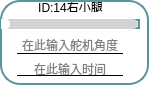
           <widget class="QFrame" name="frame_20">
            <property name="enabled">
             <bool>true</bool>
            </property>
            <property name="layoutDirection">
             <enum>Qt::LayoutDirection::RightToLeft</enum>
            </property>
            <property name="styleSheet">
             <string notr="true">* {
  background: white; /* 背景改为白色 */
  border: 2px solid #59969b; /* 使用与滑块一致的颜色 */
  border-radius: 20px;
}

</string>
            </property>
            <property name="frameShape">
             <enum>QFrame::Shape::StyledPanel</enum>
            </property>
            <property name="frameShadow">
             <enum>QFrame::Shadow::Raised</enum>
            </property>
            <widget class="QSlider" name="Slider_Servo14">
             <property name="geometry">
              <rect>
               <x>1</x>
               <y>19</y>
               <width>139</width>
               <height>10</height>
              </rect>
             </property>
             <property name="maximumSize">
              <size>
               <width>16777215</width>
               <height>10</height>
              </size>
             </property>
             <property name="layoutDirection">
              <enum>Qt::LayoutDirection::LeftToRight</enum>
             </property>
             <property name="styleSheet">
              <string notr="true">QSlider::groove:horizontal {
    border: none;
    height: 10px;
    background-color: lightgray;
    border-radius: 5px;
}

QSlider::handle:horizontal {
    width: 12px; /* 增大滑块的宽度 */
    margin: -1px 0px -1px -5px;
    border-radius: 6px; /* 也可以调整圆角半径以匹配滑块的大小 */
    background-color: white;
}

QSlider::sub-page:horizontal {
    background-color: qlineargradient(x1:0, y1:0, x2:1, y2:1, stop:0 #59969b, stop:1 #04e7fa);
    border-radius: 5px;
}
</string>
             </property>
             <property name="minimum">
              <number>0</number>
             </property>
             <property name="maximum">
              <number>240</number>
             </property>
             <property name="orientation">
              <enum>Qt::Orientation::Horizontal</enum>
             </property>
             <property name="invertedAppearance">
              <bool>false</bool>
             </property>
             <property name="tickPosition">
              <enum>QSlider::TickPosition::NoTicks</enum>
             </property>
             <property name="tickInterval">
              <number>1</number>
             </property>
            </widget>
            <widget class="QLineEdit" name="lineEdit_servo14">
             <property name="enabled">
              <bool>true</bool>
             </property>
             <property name="geometry">
              <rect>
               <x>17</x>
               <y>36</y>
               <width>106</width>
               <height>18</height>
              </rect>
             </property>
             <property name="maximumSize">
              <size>
               <width>120</width>
               <height>16777215</height>
              </size>
             </property>
             <property name="layoutDirection">
              <enum>Qt::LayoutDirection::LeftToRight</enum>
             </property>
             <property name="styleSheet">
              <string notr="true">QLineEdit {
            border-top: none;
            border-left: none;
            border-right: none;
            border-bottom: 1px solid black;
            background-color: transparent;
        }
        
        QLineEdit:focus {
            border-bottom: 1px solid #2a70f4;
        }</string>
             </property>
             <property name="alignment">
              <set>Qt::AlignmentFlag::AlignCenter</set>
             </property>
             <property name="placeholderText">
              <string>在此输入舵机角度</string>
             </property>
            </widget>
            <widget class="QLineEdit" name="lineEdit_time14">
             <property name="geometry">
              <rect>
               <x>17</x>
               <y>61</y>
               <width>106</width>
               <height>15</height>
              </rect>
             </property>
             <property name="maximumSize">
              <size>
               <width>120</width>
               <height>15</height>
              </size>
             </property>
             <property name="styleSheet">
              <string notr="true">QLineEdit {
            border-top: none;
            border-left: none;
            border-right: none;
            border-bottom: 1px solid black;
            background-color: transparent;
        }
        
        QLineEdit:focus {
            border-bottom: 1px solid #2a70f4;
        }</string>
             </property>
             <property name="alignment">
              <set>Qt::AlignmentFlag::AlignCenter</set>
             </property>
             <property name="dragEnabled">
              <bool>false</bool>
             </property>
             <property name="placeholderText">
              <string>在此输入时间</string>
             </property>
            </widget>
            <widget class="QLabel" name="label_id14">
             <property name="geometry">
              <rect>
               <x>1</x>
               <y>2</y>
               <width>139</width>
               <height>10</height>
              </rect>
             </property>
             <property name="minimumSize">
              <size>
               <width>0</width>
               <height>10</height>
              </size>
             </property>
             <property name="maximumSize">
              <size>
               <width>16777215</width>
               <height>10</height>
              </size>
             </property>
             <property name="styleSheet">
              <string notr="true">QLabel{border: none; /* 去掉控件的边框 */}
QLabel{background: none; /* 去掉控件的边框 */}</string>
             </property>
             <property name="text">
              <string>ID:14右小腿</string>
             </property>
             <property name="alignment">
              <set>Qt::AlignmentFlag::AlignCenter</set>
             </property>
            </widget>
           </widget>
